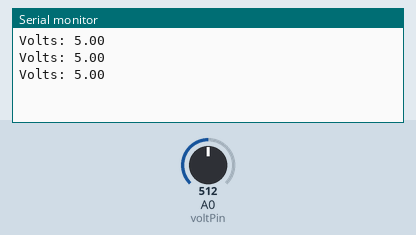
The sketch below on a simulated Arduino Uno, built with avr-gcc and run on an emulated ATmega328P. On the bench: the last lines printed to the serial monitor. The inputs (shaded band) are chosen by the test bench; at power-on: A0 (voltPin) = 512.

Above: at 1.3 s.
1.4 s: A0 (voltPin) set to 716
At 1.9 s:
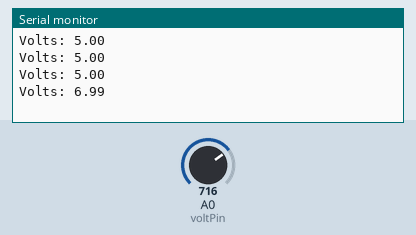
2.9 s: A0 (voltPin) set to 900
At 3.4 s:
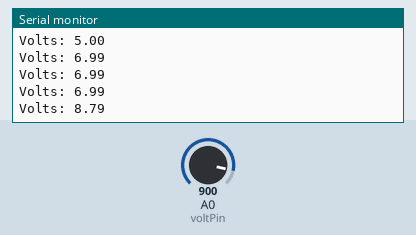
Timing chart, 0 to 5.9 s (numbered marks = the images above; inputs shaded):
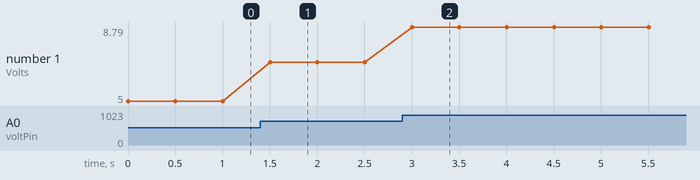

The sketch:

Voltage.ino
```cpp
#define resistor1 10000
#define resistor2 10000
const int voltPin = 0;

//Variables for voltage divider

float denominator;

void setup() {

  Serial.begin(9600);
  //Convert resistor values to division value
  //  Equation is previously mentions voltage divider equation
  //  R2 / (R1 + R2)
  //  In this case returns 0.20 or 1/5
  denominator = (float)resistor2 / (resistor1 + resistor2);

} // Void Setup Close

void loop() {

  float voltage;
  //Obtain RAW voltage data
  voltage = analogRead(voltPin);

  //Convert to actual voltage (0 - 5 Vdc)
  voltage = (voltage / 1024) * 5.0;

  //Convert to voltage before divider
  //  Divide by divider = multiply
  //  Divide by 1/5 = multiply by 5
  voltage = voltage / denominator;

  //Output to serial
  Serial.print("Volts: ");
  Serial.println(voltage);

  //Delay to make serial out readable
  delay(500);

} // void loop close
```

Measured:
- after the input at 1.4 s, the serial monitor: prints a new line after 0.10 s (image 1)
- after the input at 2.9 s, the serial monitor: prints a new line after 0.10 s (image 2)
- plotted number 1: 5 → 6.99 after the input at 1.4 s, 6.99 → 8.79 after the input at 2.9 s
